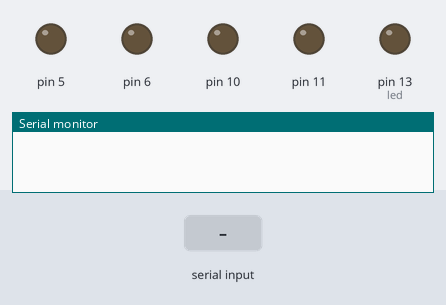
This sketch was run on a simulated Arduino Uno, built with avr-gcc and run on an emulated ATmega328P. On the bench: output pins drawn as LEDs (lit = HIGH), the last lines printed to the serial monitor. The inputs (shaded band) are chosen by the test bench.

Above: at 1.2 s.
1.3 s: "W" received over the second serial link
At 2.4 s:
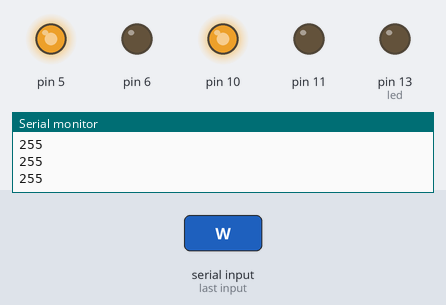
3.1 s: "D" received over the second serial link
At 3.5 s:
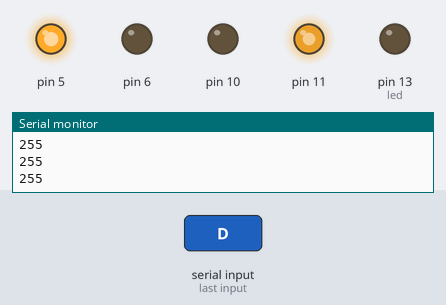
4.6 s: "A" received over the second serial link
At 5.8 s:
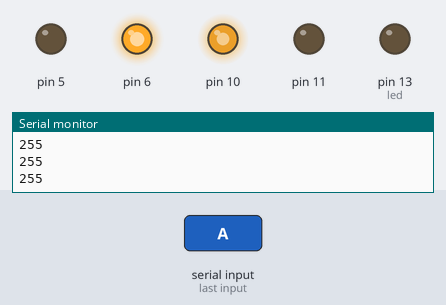
6.1 s: "S" received over the second serial link
At 7.0 s:
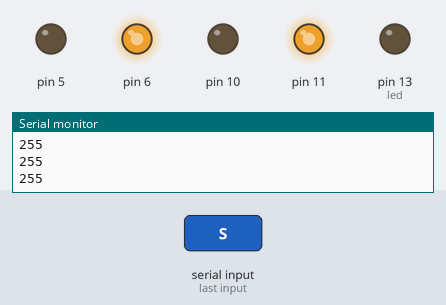
9.1 s: "A" received over the second serial link
At 10.5 s:
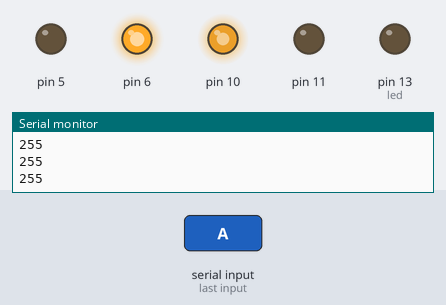
Timing chart, 0 to 11.6 s (numbered marks = the images above; inputs shaded):
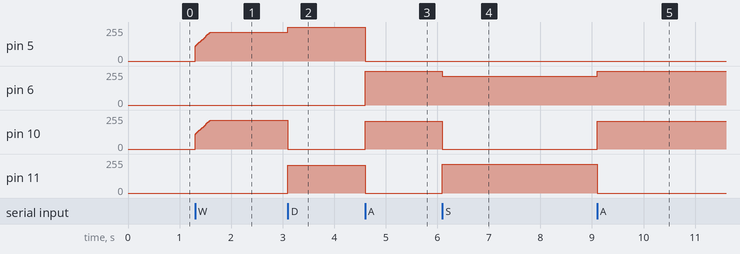

Measured:
- after the input at 1.3 s, pin 5, pin 10: moves from 0/255 to 215/255 over 0.30 s, starting at once
- after the input at 3.1 s, pin 5: 215/255 → 255/255 at once; pin 10: 215/255 → 0/255 at once; pin 11: 0/255 → 210/255 at once
- after the input at 4.6 s, pin 5: 255/255 → 0/255 at once; pin 6: 0/255 → 255/255 at once; pin 10: 0/255 → 210/255 at once; pin 11: 210/255 → 0/255 at once
- after the input at 6.1 s, pin 6: 255/255 → 215/255 at once; pin 10: 210/255 → 0/255 at once; pin 11: 0/255 → 215/255 at once
- after the input at 9.1 s, pin 6: 215/255 → 255/255 at once; pin 10: 0/255 → 210/255 at once; pin 11: 215/255 → 0/255 at once

The sketch:

car_blu2.ino
```cpp
#include <SoftwareSerial.h>

int incomingByte = 0;   // переменная для хранения полученного байта
int key_move = 0;
unsigned long key_time = 0;
unsigned long speed_time = 0;
boolean send = false;


int led = 13;
float i = 0;
float b = 50000;
float c = 48;
int a = 0;
uint8_t speed = 255; //максимальная скорость по умолчанию
uint8_t speed_k = 45;
int speed_temp = 3000;
int speed_move = 100;

#define init {D4_Out; D5_Out; D6_Out; D7_Out; D8_Out; D11_Out; D12_Out;}


SoftwareSerial blue(2,3);
char s;

void setup() {
    Serial.begin(9600); // устанавливаем последовательное соединение
    pinMode(led, OUTPUT);
    blue.begin(9600);
}


void loop() {
    i = i+1;
    if (Serial.available() > 0) {  //если есть доступные данные
        // считываем байт
        incomingByte = Serial.read();

        // отсылаем то, что получили
        Serial.print("I received: ");
        //blue.print("I received: ");

        //Serial.println(char(incomingByte));
        //blue.println(char(incomingByte));
    }
    if (blue.available() > 0)
    {  //если есть доступные данные
        // считываем байт
        incomingByte = blue.read();

        // отсылаем то, что получили
        //Serial.print("I received blue: ");
        //blue.print("I received blue: ");

        //Serial.println(char(incomingByte));
        //blue.println(char(incomingByte));
        switch (incomingByte)  // Смотрим какая команда пришла
		{
			case 'T': // Остановка робота
				key_move = 0;
				robot_stop();
				break;

			case 'W': // Движение вперед
				key_move = incomingByte;
				key_time = millis();
                robot_go();
                break;

            case 'D': // Поворотjт влево
				key_move = incomingByte;
				key_time = millis();
                robot_rotation_left();
                break;

            case 'A': // Поворот вправо
				key_move = incomingByte;
				key_time = millis();
                robot_rotation_right();
                break;

            case 'S': // Движение назад
				key_move = incomingByte;
				key_time = millis();
                robot_back();
                break;

            case '1': //
                set_speed1();
                break;

            case '2': //
                set_speed2();
                break;

            case '3': //
                set_speed3();
                break;

            case '4': //
                set_speed4();
                break;

            case '5': //
                set_speed5();
                break;
        }
    }
	if (key_move>0) // Нажата кнопка
	{
		speed_time =  millis() - key_time; // Время нажатия

		if (speed_time<=500 && speed_move<=speed)
		{
                       // Serial.println(speed_time);
			speed_temp = speed_temp + 1;
			if (speed_temp % 300 == 0)
			{
				speed_move = speed_temp/30;
                                if (speed_move>255){speed_move=255;}
				send = true;
                                Serial.println(speed_move);
			}
		}

		if (send)
		{
			switch (key_move)  //
			{
				case 'T': //
					robot_stop();
					break;
				case 'W': //
					robot_go();
					break;
				case 'D': //
					robot_rotation_left();
					break;
				case 'A': //
					robot_rotation_right();
					break;
				case 'S': //
					robot_back();
					break;
			}
			send = false;
		}
	}
    if (incomingByte>=49 and incomingByte<=54)
    {
            b = (incomingByte-c)*10000;
            incomingByte = 0;
            //Serial.println(b);
            //blue.println(b);
    }
    if (b<10000)
    {
        b = 10000;
    }

    if (i>b)
	{
            //Serial.println(a);
            //blue.println(a);
        if (a>0)
        {
                digitalWrite(led, HIGH);
                a = 0;
        } else {
                digitalWrite(led, LOW);
                a = 1;
        }
            i = 0;
    }
}

void robot_go()
{

  analogWrite(5, speed_move-speed_move/3+speed_k);
  analogWrite(6, 0);
  analogWrite(10, speed_move-speed_move/3+speed_k);
  analogWrite(11, 0);

}

void robot_back()
{

   analogWrite(5, 0);
   analogWrite(6, speed_move-speed_move/3+speed_k);
   analogWrite(10, 0);
   analogWrite(11, speed_move-speed_move/3+speed_k);
}

void robot_stop()
{

  analogWrite(5, 0);
  analogWrite(6, 0);
  analogWrite(10, 0);
  analogWrite(11, 0);
  speed_temp = 3000;
  speed_move = 100;
}

void robot_rotation_left()
{

  analogWrite(5, speed_move);
  analogWrite(6, 0);
  analogWrite(10, 0);
  analogWrite(11, speed_move-speed_k);

}

void robot_rotation_right()
{

  analogWrite(5, 0);
  analogWrite(6, speed_move);
  analogWrite(10, speed_move-speed_k);
  analogWrite(11, 0);

}

void set_speed1()
{
  speed = 150;
  speed_k = 30;
}

void set_speed2()
{
  speed = 180;
  speed_k = 45;
}

void set_speed3()
{
  speed = 210;
 speed_k = 45;
}

void set_speed4()
{
  speed = 230;
  speed_k = 45;
  Serial.println("set_speed4");
}

void set_speed5()
{
  speed = 255;
  speed_k = 45;
  Serial.println("set_speed5");
}
```
